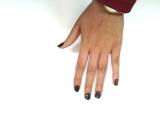
#> input picture Resource/Hand_0000372.jpg, 160 x 120 px, given in place of the camera
$ python virtual_paint.py
#> lines starting #> are read from the running program, lines starting #| are printed output that depends on the picture; after the words box and inside, x2 and y2 are one past the last pixel; in counts of white or black regions, pixels touching at a corner belong together
import cv2
import numpy as np

cap = cv2.VideoCapture(0)
cap.set(3,640) # 设置宽度参数代码3，宽度640
cap.set(4,480) #高度
cap.set(10,100) #亮度

myColors = [[0,119,147,9,255,255],
            [107,0,88,114,255,184],
            [66,52,77,93,98,181]]#可以增加或减少颜色

myColorValues = [[0,0,255],
                 [255,0,0],
                 [0,255,0]]#BGR

myPoints = []#[x,y,colorID]


def findColor(img,myColors,myColorValues):
    imgHSV = cv2.cvtColor(img, cv2.COLOR_BGR2HSV)
    count = 0
    newPoints = []
    for color in myColors:
        lower = np.array(color[0:3])
        upper = np.array(color[3:6])
        mask = cv2.inRange(imgHSV,lower,upper)
        x,y = getContours(mask)
        #cv2.circle(imgResult,(x,y),20,myColorValues[count],cv2.FILLED)
        if x!=0 and y!=0:
            newPoints.append([x,y,count])
        count +=1
    return newPoints
        #cv2.imshow(str(color[0]),mask)


def getContours(img):#获取轮廓
    contours,hierarchy = cv2.findContours(img,cv2.RETR_EXTERNAL,cv2.CHAIN_APPROX_NONE)
    x,y,w,h = 0,0,0,0
    for cnt in contours:
        area = cv2.contourArea(cnt)
        #print(area)
        if area>500:#防止噪音
            #cv2.drawContours(imgResult, cnt, -1, (255, 0, 0), 3)#显示轮廓
            peri = cv2.arcLength(cnt,True)#周长，True表示封闭
            approx = cv2.approxPolyDP(cnt,0.01*peri,True)
            #print(len(approx))
            #objCor = len(approx)
            x,y,w,h = cv2.boundingRect(approx)
    return x+w//2,y

def drawPaint(myPoints,myColorValues):
    for point in myPoints:
        cv2.circle(imgResult,(point[0],point[1]),10,myColorValues[point[2]],cv2.FILLED)


while True:
    success, img = cap.read()
#> img is the input picture: shape (120, 160, 3); mean B, G, R 220.4, 226.1, 236.1
    img = cv2.flip(img,1)
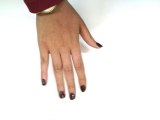
#> img: shape (120, 160, 3); mean B, G, R 220.4, 226.1, 236.1
    imgResult = img.copy()
    newPoints = findColor(img,myColors,myColorValues)
#> in findColor, `imgHSV = cv2.cvtColor(img, cv2.COLOR_BGR2HSV)`: imgHSV: shape (120, 160, 3); mean H, S, V 15.7, 24.8, 236.7
#> the loop in findColor, `for color in myColors:` made 3 passes
#> contours in getContours on pass 1: 9 contours, all with area under 20
#> pass 1, in findColor, `mask = cv2.inRange(imgHSV,lower,upper)`:
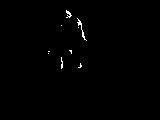
#> mask: shape (120, 160); 0.54% white in thin lines or dots, all inside (x1, y1, x2, y2) = (48, 10, 87, 69)
#> after the loop in findColor, `for color in myColors:`: count = 3; newPoints = []
#> newPoints = []
    if len(newPoints)!=0:
        for new in newPoints:
            myPoints.append(new)
    if len(myPoints)!=0:
        drawPaint(myPoints,myColorValues)
    cv2.imshow("Video",imgResult)
    if cv2.waitKey(1) & 0xFF == ord('c'):
#> (key q is pressed here)
        myPoints = []
    if cv2.waitKey(1) & 0xFF == ord('q'):
#> (key q is pressed here)
        break

$ run again, on Resource/Hand_0000374.jpg
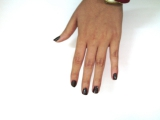
#> input picture Resource/Hand_0000374.jpg, 160 x 120 px, given in place of the camera
#> img is the input picture: shape (120, 160, 3); mean B, G, R 218.5, 224.5, 233.8
#> `img = cv2.flip(img,1)`:
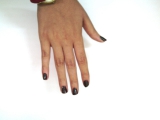
#> img: shape (120, 160, 3); mean B, G, R 218.5, 224.5, 233.8
#> imgHSV: shape (120, 160, 3); mean H, S, V 15.5, 24.3, 234.6
#> the loop in findColor, `for color in myColors:` made 3 passes
#> pass 1, in findColor, `mask = cv2.inRange(imgHSV,lower,upper)`:
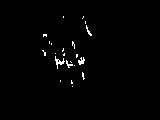
#> mask: shape (120, 160); 1.1% white in thin lines or dots, all inside (x1, y1, x2, y2) = (42, 16, 92, 87)
#> after the loop in findColor, `for color in myColors:`: count = 3; newPoints = []
